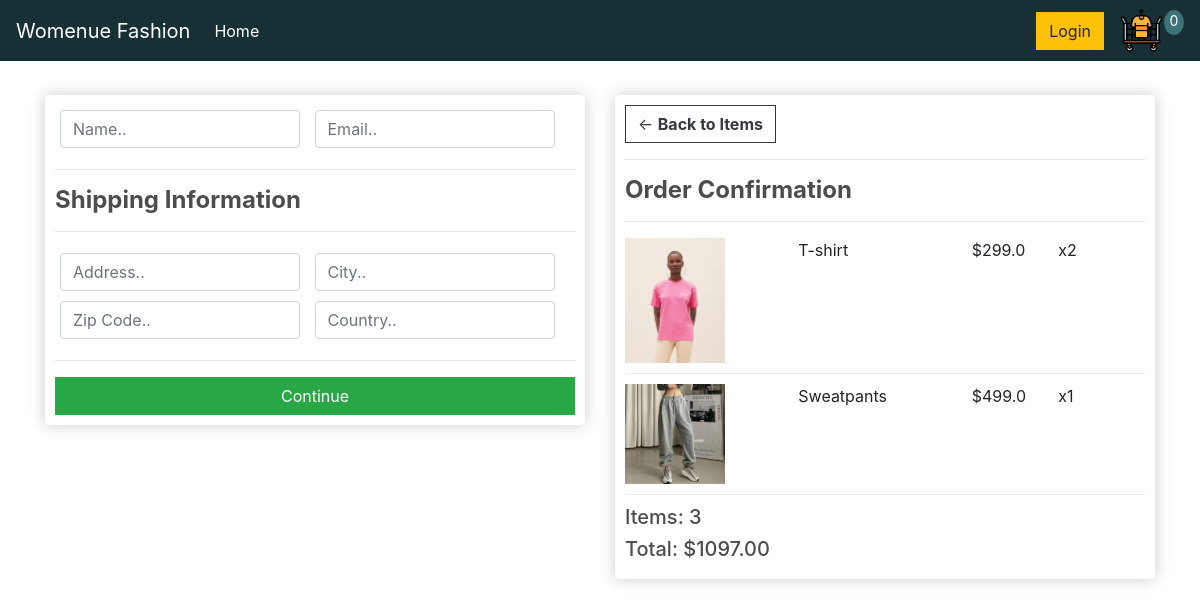
Screenshot of /checkout/ (signed in) with the database file from the repository.
### store/models.py (models this page shows, shortened)
class OrderItem(models.Model):
    product=models.ForeignKey(Product,on_delete=models.SET_NULL,null=True, blank=True)
    order=models.ForeignKey(Order,on_delete=models.SET_NULL,null=True,blank=True)
    quantity=models.IntegerField(default=0,null=True,blank=True)
    date_added=models.DateTimeField(auto_now_add=True)
    @property
    def get_total(self):
        total=self.product.price * self.quantity
        return total

class Product(models.Model):
    name=models.CharField(max_length=100)
    price=models.FloatField()
    digital=models.BooleanField(default=False,null=True,blank=False)
    image=models.ImageField(null=True,blank=True)
    @property
    def imageUrl(self):
        try:
            imageurl=self.image.url
        except:
            imageurl=''
        return imageurl

class Order(models.Model):
    customer=models.ForeignKey(Customer, on_delete=models.SET_NULL,null=True,blank=True)
    date_ordered=models.DateTimeField(auto_now_add=True)
    complete=models.BooleanField(default=False)
    transaction_id=models.CharField(max_length=100,null=True)
    @property
    def get_CartTotal(self):
        orderitems=self.orderitem_set.all()
        total=sum([item.get_total for item in orderitems])
        return total
    @property
    def get_CarItems(self):
        orderitems=self.orderitem_set.all()
        items=sum([item.quantity for item in orderitems])
        return items

### store/views.py (the view)
# urls.py: path('checkout/',views.checkout,name='checkout'),
def checkout(request):
    if request.user.is_authenticated:
        customer=request.user.customer
        order, created =Order.objects.get_or_create(customer=customer,complete=False)
        items=order.orderitem_set.all()
    else:
        items=[]
        order={'get_CartTotal':0,'get_CartItems':0}
    context={'items':items,'order':order}
    return render(request,"store/checkout.html",context)

### store/templates/store/checkout.html (shortened to what this page needs)
{% extends 'store/main.html' %}
{% load static %}
{% block content %}
    <div class="row">
        <div class="col-lg-6">
            <div class="box-element" id="form-wrapper">
                <form id="form">
                    <div id="user-info">
                        <div  class="form-field">
                            <input required class="form-control" type="text" name="name" placeholder="Name..">
                        </div>
                        <div  class="form-field">
                            <input required class="form-control" type="email" name="email" placeholder="Email..">
                        </div>
                    </div>
                    <div id="shipping-info">
                        <hr>
                        <h4><strong>Shipping Information</strong></h4>
                        <hr>
                        <div  class="form-field">
                            <input required class="form-control" type="text" name="address" placeholder="Address..">
                        </div>
                        <div  class="form-field">
                            <input required class="form-control" type="text" name="city" placeholder="City..">
                        </div>
                        <div  class="form-field">
                            <input required class="form-control" type="text" name="zipcode" placeholder="Zip Code..">
                        </div>
                        <div  class="form-field">
                            <input required class="form-control" type="text" name="country" placeholder="Country..">
                        </div>
                    </div>
                    <hr>
                    <input id="form-button" class="btn btn-success btn-block" type="submit" value="Continue">
                </form>
            </div>
            <br>
        </div>
        <div class="col-lg-6">
            <div class="box-element">
                <a class="btn btn-outline-dark" href="{% url 'cart' %}">&#x2190; <strong>Back to Items</strong></a>
                <hr>
                <h4><strong>Order Confirmation</strong></h4>
                <hr>
                {% for item in items %}
                <div class="cart-row">
                    <div style="flex: 2"><img class="row-image" src="{{ item.product.imageUrl }}"></div>
                    <div style="flex: 2"><p>{{ item.product.name }}</p></div>
                    <div style="flex: 1"><p>${{ item.product.price }}</p></div>
                    <div style="flex: 1"><p>x{{ item.quantity }}</p></div>
                </div>
                {% endfor %}
                <h5>Items:  {{ order.get_CarItems }}</h5>
                <h5>Total:  ${{ order.get_CartTotal|floatformat:2 }}</h5>
            </div>
        </div>
    </div>
{% endblock content %}

### static/css/main.css (style rules this page uses)
body { background-color: hsl(0, 0%, 100%); }
h1,h2,h3,h4,h5,h6 { color:hsl(0, 0%, 30%); }
.box-element { box-shadow:hsl(0, 0%, 80%) 0 0 16px; background-color: #fff; border-radius: 4px; padding: 10px; }
.col-lg-4, .col-lg-6, .col-lg-8, .col-lg-12 { margin-top: 10px; }
.btn { border-radius: 0; }
.row-image { width: 100px; }
.form-field { width:250px; display: inline-block; padding: 5px; }
.cart-row { display: flex; align-items: stretch; padding-bottom: 10px; margin-bottom: 10px; border-bottom: 1px solid #ececec; }

### rows the page displays
OrderItem: product.imageUrl (picture), product.name "T-shirt", product.price "299.0", quantity "2"
OrderItem: product.imageUrl (picture), product.name "Sweatpants", product.price "499.0", quantity "1"
Order: get_CarItems "3", get_CartTotal "1097.00"
